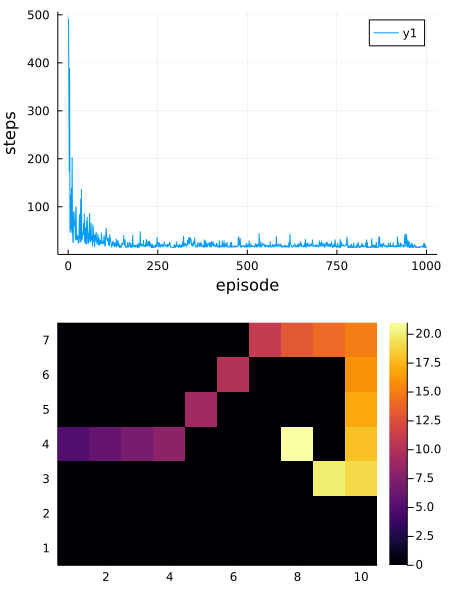

Write the Julia code that produced this figure.
include("functions.jl")
using Plots
const WIDTH = 10
const HEIGHT = 7
const ϵ = 0.1   # ϵ-soft control
const α = 0.5   # Learning rate
const γ = 1.0   # Discount rate
const λ = 0.9   # Eligibility coefficient

use_eligibility_traces = false

nsteps, path = run_episodes(1000, use_eligibility_traces)

##
gridworld = zeros(Int, HEIGHT, WIDTH)
for (i, pos) in enumerate(path)
    y, x = pos
    gridworld[y, x] = i + 4
end

println(sum(nsteps) / length(nsteps))

# Draw
plot(layout=(2,1), size=(450,600))

plot!(1:length(nsteps), nsteps, subplot=1, xlabel="episode", ylabel="steps")

heatmap!(gridworld, subplot=2)

##
